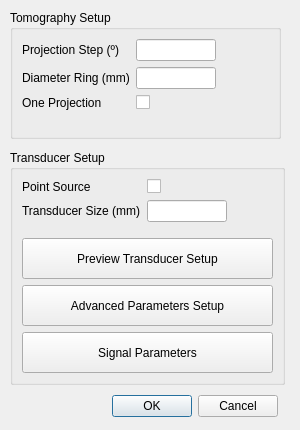
<?xml version="1.0" encoding="UTF-8"?>
<ui version="4.0">
 <class>tomographySetupDialog</class>
 <widget class="QDialog" name="tomographySetupDialog">
  <property name="geometry">
   <rect>
    <x>0</x>
    <y>0</y>
    <width>300</width>
    <height>430</height>
   </rect>
  </property>
  <property name="minimumSize">
   <size>
    <width>300</width>
    <height>430</height>
   </size>
  </property>
  <property name="maximumSize">
   <size>
    <width>300</width>
    <height>430</height>
   </size>
  </property>
  <property name="windowTitle">
   <string>Tomography Setup</string>
  </property>
  <property name="windowIcon">
   <iconset resource="resources.qrc">
    <normaloff>:/tomoSetup.png</normaloff>:/tomoSetup.png</iconset>
  </property>
  <property name="windowOpacity">
   <double>1.000000000000000</double>
  </property>
  <widget class="QDialogButtonBox" name="buttonBox">
   <property name="geometry">
    <rect>
     <x>80</x>
     <y>390</y>
     <width>230</width>
     <height>32</height>
    </rect>
   </property>
   <property name="orientation">
    <enum>Qt::Horizontal</enum>
   </property>
   <property name="standardButtons">
    <set>QDialogButtonBox::Cancel|QDialogButtonBox::Ok</set>
   </property>
   <property name="centerButtons">
    <bool>true</bool>
   </property>
  </widget>
  <widget class="QGroupBox" name="groupBox">
   <property name="geometry">
    <rect>
     <x>10</x>
     <y>10</y>
     <width>271</width>
     <height>129</height>
    </rect>
   </property>
   <property name="title">
    <string>Tomography Setup</string>
   </property>
   <layout class="QVBoxLayout" name="verticalLayout_3">
    <item>
     <layout class="QFormLayout" name="formLayout_2">
      <item row="0" column="0">
       <widget class="QLabel" name="projectionStepLabel">
        <property name="text">
         <string>Projection Step (º)</string>
        </property>
       </widget>
      </item>
      <item row="0" column="1">
       <widget class="QLineEdit" name="projectionStepLineEdit">
        <property name="maximumSize">
         <size>
          <width>80</width>
          <height>16777215</height>
         </size>
        </property>
       </widget>
      </item>
      <item row="1" column="0">
       <widget class="QLabel" name="diameterRingLabel">
        <property name="text">
         <string>Diameter Ring (mm)</string>
        </property>
       </widget>
      </item>
      <item row="1" column="1">
       <widget class="QLineEdit" name="diameterRingLineEdit">
        <property name="maximumSize">
         <size>
          <width>80</width>
          <height>16777215</height>
         </size>
        </property>
       </widget>
      </item>
      <item row="2" column="0">
       <widget class="QLabel" name="oneProjectionLabel">
        <property name="text">
         <string>One Projection</string>
        </property>
       </widget>
      </item>
      <item row="2" column="1">
       <widget class="QCheckBox" name="oneProjectionCheckBox"/>
      </item>
     </layout>
    </item>
   </layout>
  </widget>
  <widget class="QGroupBox" name="groupBox_2">
   <property name="geometry">
    <rect>
     <x>10</x>
     <y>150</y>
     <width>275</width>
     <height>235</height>
    </rect>
   </property>
   <property name="title">
    <string>Transducer Setup</string>
   </property>
   <layout class="QVBoxLayout" name="verticalLayout_2">
    <item>
     <layout class="QFormLayout" name="formLayout">
      <property name="fieldGrowthPolicy">
       <enum>QFormLayout::FieldsStayAtSizeHint</enum>
      </property>
      <item row="0" column="0">
       <widget class="QLabel" name="pointSourceLabel">
        <property name="text">
         <string>Point Source</string>
        </property>
       </widget>
      </item>
      <item row="0" column="1">
       <widget class="QCheckBox" name="pointSourceCheckBox"/>
      </item>
      <item row="1" column="0">
       <widget class="QLabel" name="transducerSizeLabel">
        <property name="text">
         <string>Transducer Size (mm)</string>
        </property>
       </widget>
      </item>
      <item row="1" column="1">
       <widget class="QLineEdit" name="transducerSizeLineEdit">
        <property name="maximumSize">
         <size>
          <width>80</width>
          <height>16777215</height>
         </size>
        </property>
       </widget>
      </item>
     </layout>
    </item>
    <item>
     <layout class="QVBoxLayout" name="verticalLayout">
      <item>
       <widget class="QPushButton" name="previewPushButton">
        <property name="minimumSize">
         <size>
          <width>0</width>
          <height>41</height>
         </size>
        </property>
        <property name="maximumSize">
         <size>
          <width>16777215</width>
          <height>41</height>
         </size>
        </property>
        <property name="text">
         <string>Preview Transducer Setup</string>
        </property>
        <property name="icon">
         <iconset resource="resources.qrc">
          <normaloff>:/previewImage.png</normaloff>:/previewImage.png</iconset>
        </property>
        <property name="iconSize">
         <size>
          <width>24</width>
          <height>24</height>
         </size>
        </property>
       </widget>
      </item>
      <item>
       <widget class="QPushButton" name="advancedParametersSetupPushButton">
        <property name="minimumSize">
         <size>
          <width>0</width>
          <height>41</height>
         </size>
        </property>
        <property name="maximumSize">
         <size>
          <width>16777215</width>
          <height>41</height>
         </size>
        </property>
        <property name="text">
         <string>Advanced Parameters Setup</string>
        </property>
        <property name="icon">
         <iconset resource="resources.qrc">
          <normaloff>:/simModel.png</normaloff>:/simModel.png</iconset>
        </property>
        <property name="iconSize">
         <size>
          <width>24</width>
          <height>24</height>
         </size>
        </property>
       </widget>
      </item>
      <item>
       <widget class="QPushButton" name="signalSetupPushButton">
        <property name="minimumSize">
         <size>
          <width>0</width>
          <height>41</height>
         </size>
        </property>
        <property name="maximumSize">
         <size>
          <width>16777215</width>
          <height>41</height>
         </size>
        </property>
        <property name="text">
         <string>Signal Parameters</string>
        </property>
        <property name="icon">
         <iconset resource="resources.qrc">
          <normaloff>:/signal.png</normaloff>:/signal.png</iconset>
        </property>
        <property name="iconSize">
         <size>
          <width>24</width>
          <height>24</height>
         </size>
        </property>
        <property name="checkable">
         <bool>false</bool>
        </property>
        <property name="default">
         <bool>false</bool>
        </property>
        <property name="flat">
         <bool>false</bool>
        </property>
       </widget>
      </item>
     </layout>
    </item>
   </layout>
  </widget>
 </widget>
 <resources>
  <include location="resources.qrc"/>
 </resources>
 <connections>
  <connection>
   <sender>buttonBox</sender>
   <signal>accepted()</signal>
   <receiver>tomographySetupDialog</receiver>
   <slot>accept()</slot>
   <hints>
    <hint type="sourcelabel">
     <x>248</x>
     <y>254</y>
    </hint>
    <hint type="destinationlabel">
     <x>157</x>
     <y>274</y>
    </hint>
   </hints>
  </connection>
  <connection>
   <sender>buttonBox</sender>
   <signal>rejected()</signal>
   <receiver>tomographySetupDialog</receiver>
   <slot>reject()</slot>
   <hints>
    <hint type="sourcelabel">
     <x>316</x>
     <y>260</y>
    </hint>
    <hint type="destinationlabel">
     <x>286</x>
     <y>274</y>
    </hint>
   </hints>
  </connection>
 </connections>
</ui>
